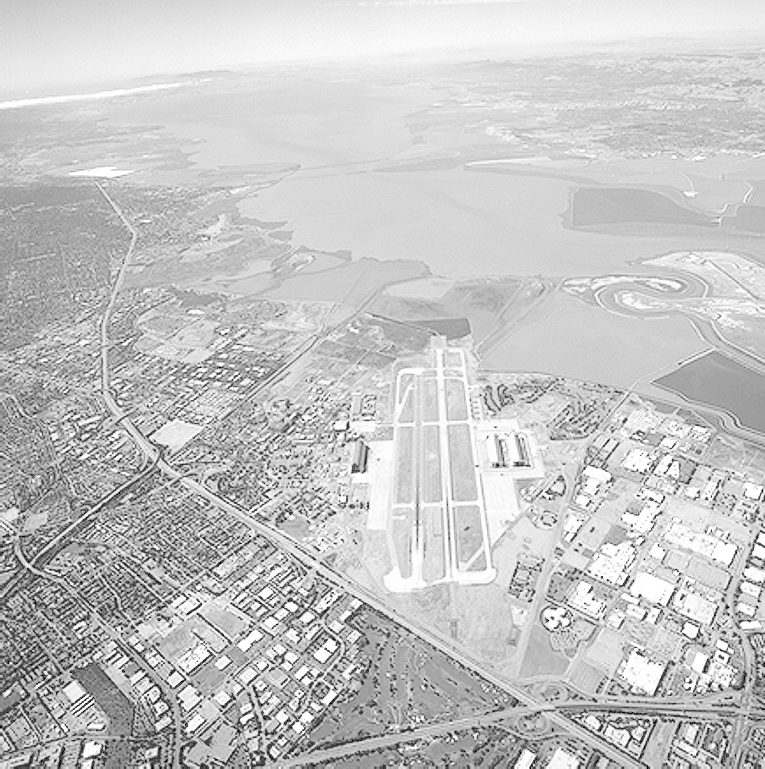
#> input picture ch03/Images/Source/Fig0309(a)(washed_out_aerial_image).tif, 765 x 769 px, found by its file name
$ python ex05_PowerLow.py
#> lines starting #> are read from the running program, lines starting #| are printed output that depends on the picture
# 콘트라스트 개선 (γ > 1)
from PIL import Image, ImageDraw, ImageFont
import numpy as np
import matplotlib.pyplot as plt
import os
import time

# --------------------------Power Law Contrast Enhancement (γ > 1)--------------------
def gammaTransform(gamma, original_array):
    c_gamma = 255 / np.power(np.max(original_array), gamma)
    gamma_array = c_gamma * np.power(original_array, gamma)
    gamma_array = gamma_array.astype(np.uint8)
    return gamma_array
# -------------------------------------------------------------------------------

# 텍스트 바운딩 박스 계산
def getTextSize(draw, text, font):
    bbox = draw.textbbox((0, 0), text, font=font)
    text_width = bbox[2] - bbox[0]
    text_height = bbox[3] - bbox[1]
    return (text_width, text_height)

# 결과 이미지 나타내기
def showImages(images, row, col, spacing = 20, fontSize = 30, title = None, indexNewImg = -1):
    # 새 캔버스 만들기
    original_image = list(images.values())[0]
    total_width = (original_image.width + spacing) * col + spacing
    if title == None:
        total_height = (original_image.height + 2*spacing) * row + 2*spacing
    else:
        total_height = (original_image.height + 2*spacing) * row + 4*spacing
    new_image = Image.new('L', (total_width, total_height), "White")

    # 새 캔버스에 이미지 복사, 텍스트 넣기
    draw = ImageDraw.Draw(new_image)
    # Title text
    if title != None:
        font = ImageFont.truetype(r'C:\Windows\Fonts\Arial.ttf', fontSize*1.3)
        text_width = getTextSize(draw, title, font)[0]
        draw.text(((new_image.width - text_width) // 2, spacing//2), title, font=font, fill="black")

    font = ImageFont.truetype(r'C:\Windows\Fonts\Arial.ttf', fontSize)
    for index, (text, image) in enumerate(images.items()):
        #  이미지 위치
        if (index%col) != 0 :
            img_x += original_image.width + spacing
        else:
            img_x = spacing
            if index == 0:
                if title == None:
                    img_y = 3*spacing
                else:
                    img_y = 5*spacing
            else:
                img_y +=  original_image.height + 2*spacing

        # 이미지를 왼쪽에 붙임
        new_image.paste(image, (img_x, img_y))

        # 텍스트 위치
        text_width = getTextSize(draw, text, font)[0]
        text_x = (original_image.width - text_width) // 2 + img_x
        text_y = img_y - 2*spacing
        draw.text((text_x, text_y), text, font=font, fill="black")

    new_image.show()
    script_name = os.path.basename(__file__)
    if indexNewImg == -1:
        save_name = os.path.splitext(script_name)[0] + '.png'
    else:
        save_name = os.path.splitext(script_name)[0] + f'_{indexNewImg+1}' + '.png'
    new_image.save(f'ch03\\Images\\Result\\{save_name}')
    time.sleep(0.5)

if __name__ == "__main__":
    image_path = r'ch03\Images\Source\Fig0309(a)(washed_out_aerial_image).tif'
    original_image = Image.open(image_path)
#> original_image is the input picture: PIL image 765x769 L; min 0, max 255, mean 197.1
    original_array = np.array(original_image, dtype=np.float32)

    images = { "Original Image" : original_image}
    gammas = [3, 4, 5]
    for gamma in gammas:
        log_array = gammaTransform(gamma, original_array)
        log_Image = Image.fromarray(log_array, original_image.mode)
        images[f'γ = {gamma}'] = log_Image
#> this loop made 3 passes
#> c_gamma in gammaTransform on passes 1 to 3: 1.54e-05, 6.03e-08, 2.37e-10
#> pass 1, in gammaTransform, `gamma_array = c_gamma * np.power(original_array, gamma)`:
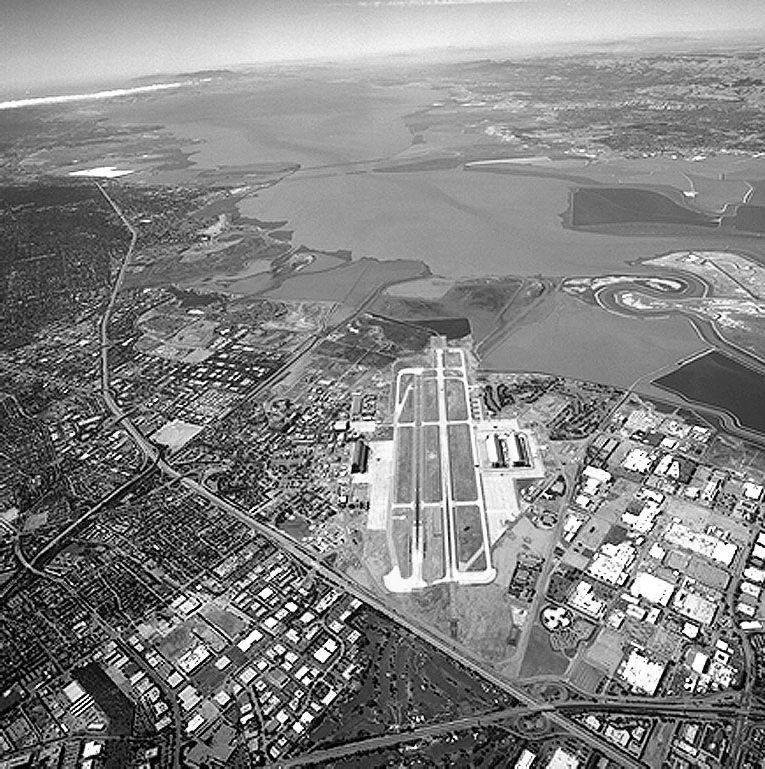
#> gamma_array: shape (769, 765) float32; min 0, max 255, mean 131.4
#> pass 2, in gammaTransform (call 2), `gamma_array = c_gamma * np.power(original_array, gamma)`:
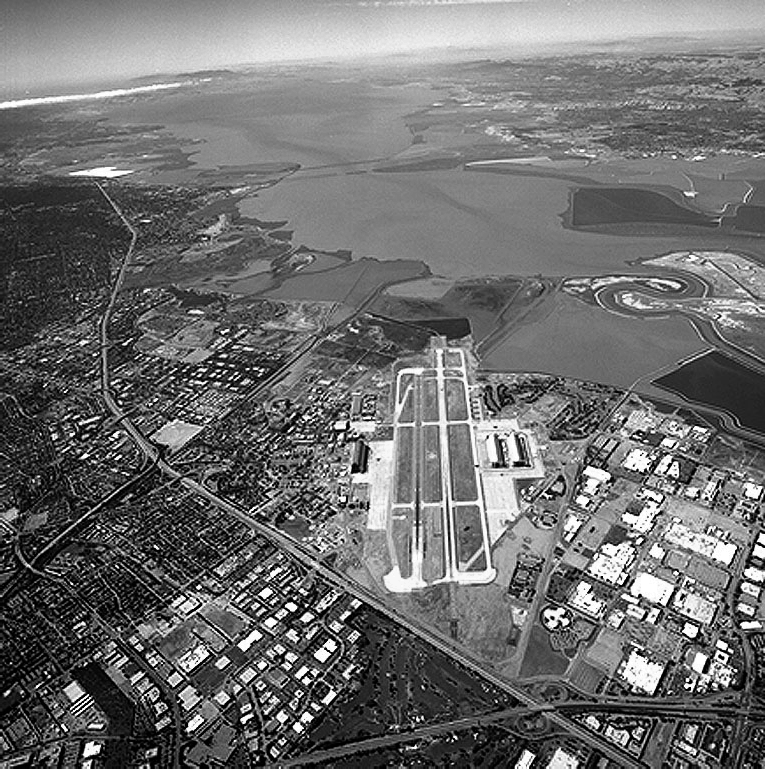
#> gamma_array: shape (769, 765) float32; min 0, max 255, mean 110.7
#> after the loop:
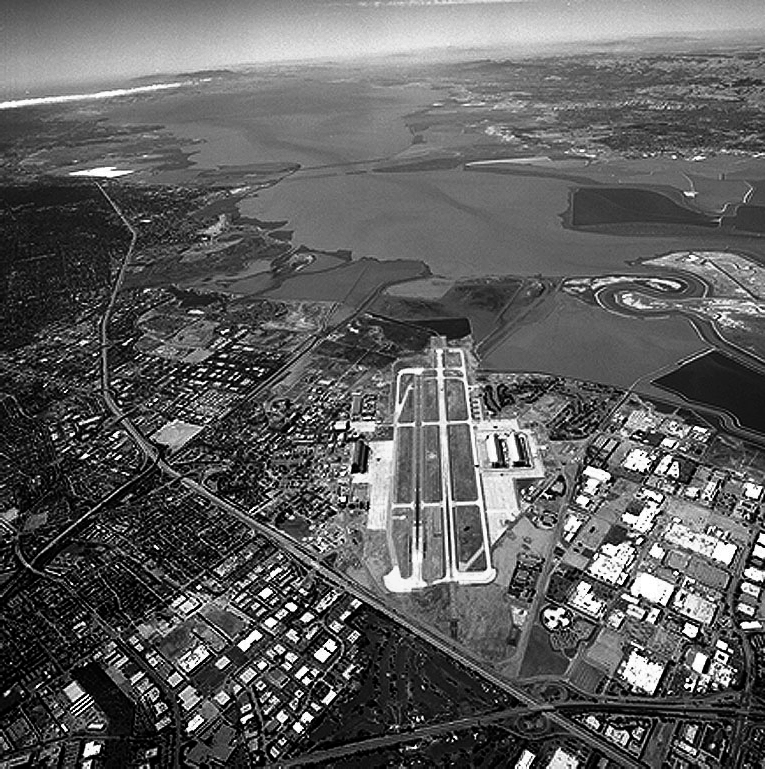
#> log_array: shape (769, 765); min 0, max 255, mean 94.1
#> after the loop, images = 4 items

    showImages(images, 1, 4, title= 'Power Law Contrast Enhancement (γ > 1)')
#> in showImages, `new_image = Image.new('L', (total_width, total_height), "White")`: new_image: PIL image 3160x889 L; every value is 255
#> in showImages, `text_width = getTextSize(draw, title, font)[0]`: text_width = 818
#> the loop in showImages, `for index, (text, image) in enumerate(images.items()):` made 4 passes
#> (text, img_x, img_y, bbox in getTextSize, text_width, text_height in getTextSize, text_x) on pass 1: ('Original Image', 20, 100, (0, 5, 221, 34), 221, 29, 292)
#> (text, img_x, bbox in getTextSize, text_width, text_height in getTextSize, text_x) on passes 2 to 4: ('γ = 3', 805, (0, 6, 81, 34), 81, 28, 1147), ('γ = 4', 1590, (0, 6, 81, 34), 81, 28, 1932), ('γ = 5', 2375, (0, 6, 81, 34), 81, 28, 2717)
#> after the loop in showImages, `for index, (text, image) in enumerate(images.items()):`:
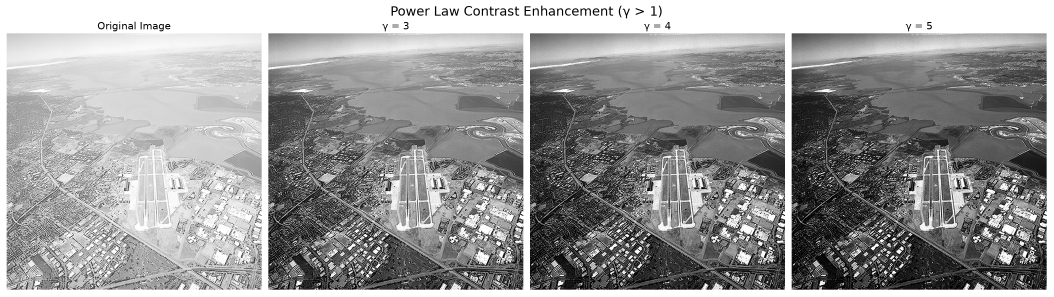
#> new_image: PIL image 3160x889 L (shown at 1/3 size); min 0, max 255, mean 152.1
